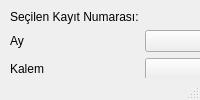
<?xml version="1.0" encoding="UTF-8"?>
<ui version="4.0">
 <class>MainWindow</class>
 <widget class="QMainWindow" name="MainWindow">
  <property name="windowTitle">
   <string>MainWindow</string>
  </property>
  <widget class="QWidget" name="centralwidget">
   <widget class="QWidget" name="gridLayoutWidget">
    <property name="geometry">
     <rect>
      <x>10</x>
      <y>10</y>
      <width>431</width>
      <height>471</height>
     </rect>
    </property>
    <layout class="QGridLayout" name="gridLayout">
     <item row="6" column="2">
      <widget class="QPushButton" name="btKaydet">
       <property name="text">
        <string>Kaydet</string>
       </property>
      </widget>
     </item>
     <item row="4" column="0">
      <widget class="QLabel" name="label_6">
       <property name="text">
        <string>Harcama Listesi</string>
       </property>
      </widget>
     </item>
     <item row="0" column="2">
      <widget class="QLabel" name="label">
       <property name="text">
        <string/>
       </property>
      </widget>
     </item>
     <item row="4" column="2">
      <widget class="QTableWidget" name="lstHarcama"/>
     </item>
     <item row="3" column="0">
      <widget class="QLabel" name="label_5">
       <property name="text">
        <string>Tutar</string>
       </property>
      </widget>
     </item>
     <item row="1" column="2">
      <widget class="QComboBox" name="cmbAy"/>
     </item>
     <item row="1" column="0">
      <widget class="QLabel" name="label_3">
       <property name="text">
        <string>Ay</string>
       </property>
      </widget>
     </item>
     <item row="0" column="0">
      <widget class="QLabel" name="label_2">
       <property name="text">
        <string>Seçilen Kayıt Numarası:</string>
       </property>
      </widget>
     </item>
     <item row="2" column="2">
      <widget class="QComboBox" name="cmbKalem"/>
     </item>
     <item row="2" column="0">
      <widget class="QLabel" name="label_4">
       <property name="text">
        <string>Kalem</string>
       </property>
      </widget>
     </item>
     <item row="7" column="2">
      <widget class="QPushButton" name="btSil">
       <property name="text">
        <string>Sil</string>
       </property>
      </widget>
     </item>
     <item row="3" column="2">
      <widget class="QLineEdit" name="txtTutar"/>
     </item>
     <item row="5" column="2">
      <widget class="QPushButton" name="btTemizle">
       <property name="text">
        <string>Temizle</string>
       </property>
      </widget>
     </item>
     <item row="8" column="2">
      <widget class="QPushButton" name="btYeni">
       <property name="text">
        <string>Yeni</string>
       </property>
      </widget>
     </item>
    </layout>
   </widget>
  </widget>
  <widget class="QMenuBar" name="menubar">
   <property name="geometry">
    <rect>
     <x>0</x>
     <y>0</y>
     <width>450</width>
     <height>18</height>
    </rect>
   </property>
  </widget>
  <widget class="QStatusBar" name="statusbar"/>
 </widget>
 <resources/>
 <connections/>
</ui>
